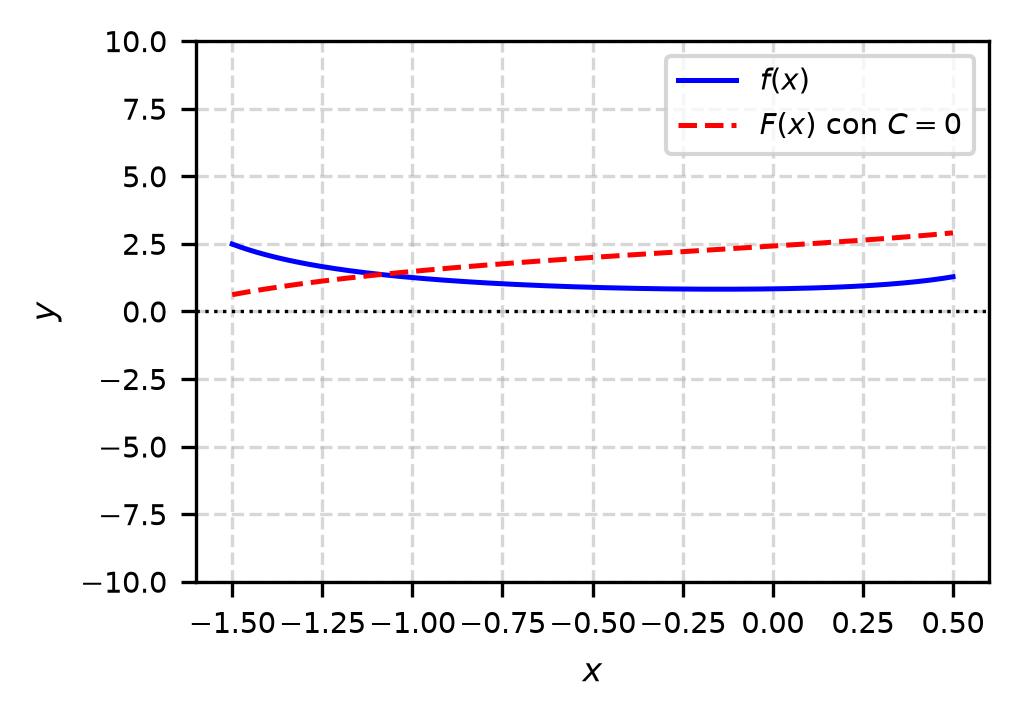

Source code (Python):
import matplotlib
matplotlib.use('Agg')
import numpy as np
import matplotlib.pyplot as plt

def f(x):
    return (2*x**2 - 3*x + 5) / ((x + 2)*(x - 1)*(x - 3))

def F(x):
    return (19/15)*np.log(np.abs(x + 2)) - (2/3)*np.log(np.abs(x - 1)) + (7/5)*np.log(np.abs(x - 3))

x = np.linspace(-1.5, 0.5, 1000)
y = f(x)
y_ant = F(x)

fig, ax = plt.subplots(figsize=(3.5, 2.5))
ax.plot(x, y, label=r'$f(x)$', color='blue', linewidth=1.2)
ax.plot(x, y_ant, label=r'$F(x)$ con $C=0$', color='red', linestyle='--', linewidth=1.2)

ax.set_ylim(-10, 10)
ax.set_xlabel('$x$', fontsize=8)
ax.set_ylabel('$y$', fontsize=8)
ax.axhline(0, color='black', linewidth=0.8, linestyle=':')
ax.legend(fontsize=7, loc='best')
ax.grid(True, linestyle='--', alpha=0.5)
ax.tick_params(axis='both', labelsize=7)

plt.tight_layout()
plt.savefig('output_plot.png', dpi=300)
plt.savefig(r'semana_03/graficas/SEM03_P26_grafica.png', dpi=300, bbox_inches='tight')
plt.close()
